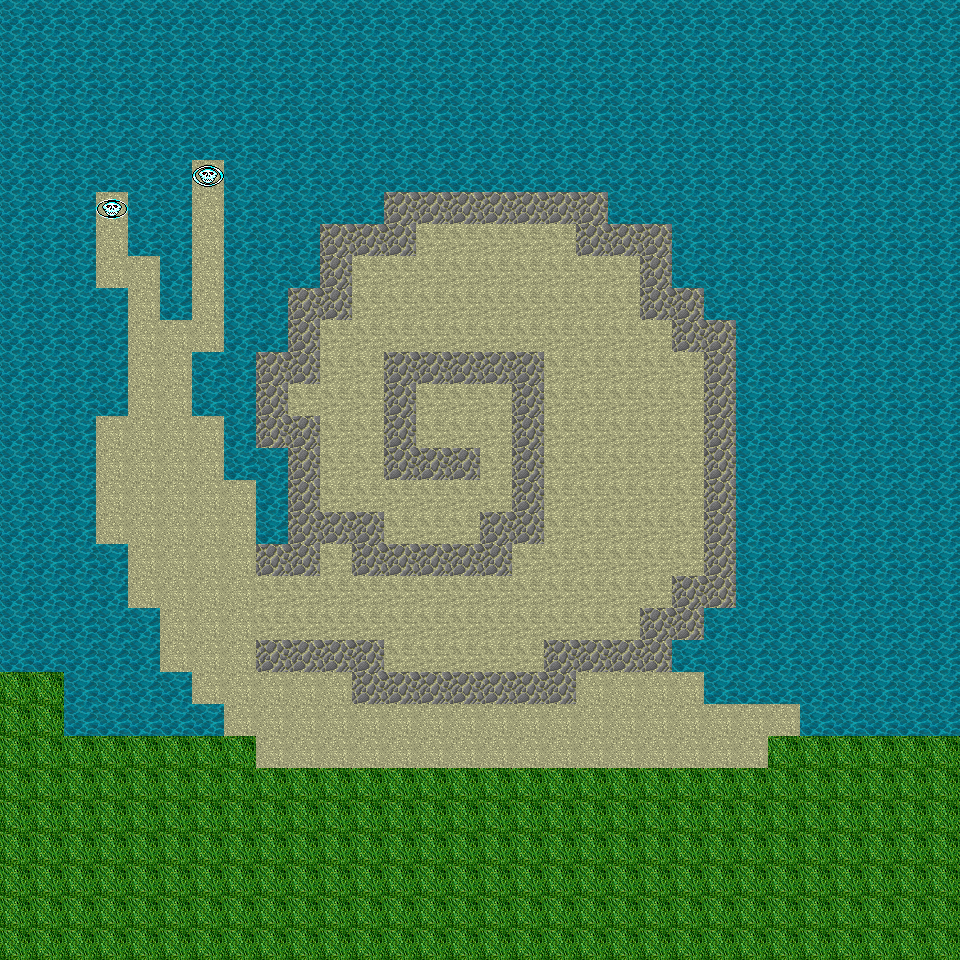

A level layout from a 2D game, rendered from its tile map. Below: a short description, then the map file with its tile-grid data intact:
An orthogonal 30x30 tile map with 32x32 px tiles, 2 tile layers (BG, Collision).

<map version="1.4" tiledversion="1.4.2" orientation="orthogonal" renderorder="right-down" width="30" height="30" tilewidth="32" tileheight="32" infinite="0" nextlayerid="3" nextobjectid="1">
 <tileset firstgid="1" source="background.tsx" />
 <layer id="2" name="BG" width="30" height="30">
  <data encoding="csv">
0,0,0,0,0,0,0,0,0,0,0,0,0,0,0,0,0,0,0,0,0,0,0,0,0,0,0,0,0,0,
0,0,0,0,0,0,0,0,0,0,0,0,0,0,0,0,0,0,0,0,0,0,0,0,0,0,0,0,0,0,
0,0,0,0,0,0,0,0,0,0,0,0,0,0,0,0,0,0,0,0,0,0,0,0,0,0,0,0,0,0,
0,0,0,0,0,0,0,0,0,0,0,0,0,0,0,0,0,0,0,0,0,0,0,0,0,0,0,0,0,0,
0,0,0,0,0,0,0,0,0,0,0,0,0,0,0,0,0,0,0,0,0,0,0,0,0,0,0,0,0,0,
0,0,0,0,0,0,249,0,0,0,0,0,0,0,0,0,0,0,0,0,0,0,0,0,0,0,0,0,0,0,
0,0,0,249,0,0,249,0,0,0,0,0,0,0,0,0,0,0,0,0,0,0,0,0,0,0,0,0,0,0,
0,0,0,249,0,0,249,0,0,0,0,0,0,247,247,247,247,247,0,0,0,0,0,0,0,0,0,0,0,0,
0,0,0,249,249,0,249,0,0,0,0,247,247,247,247,247,247,247,247,247,0,0,0,0,0,0,0,0,0,0,
0,0,0,0,249,0,249,0,0,0,0,247,247,247,247,247,247,247,247,247,0,0,0,0,0,0,0,0,0,0,
0,0,0,0,249,249,249,0,0,0,247,247,247,247,247,247,247,247,247,247,247,0,0,0,0,0,0,0,0,0,
0,0,0,0,249,249,0,0,0,0,247,247,0,0,0,0,0,247,247,247,247,247,0,0,0,0,0,0,0,0,
0,0,0,0,249,249,0,0,0,247,247,247,0,247,247,247,0,247,247,247,247,247,0,0,0,0,0,0,0,0,
0,0,0,249,249,249,249,0,0,0,247,247,0,247,247,247,0,247,247,247,247,247,0,0,0,0,0,0,0,0,
0,0,0,249,249,249,249,0,0,0,247,247,0,0,0,247,0,247,247,247,247,247,0,0,0,0,0,0,0,0,
0,0,0,249,249,249,249,249,0,0,247,247,247,247,247,247,0,247,247,247,247,247,0,0,0,0,0,0,0,0,
0,0,0,249,249,249,249,249,0,0,0,0,247,247,247,0,0,247,247,247,247,247,0,0,0,0,0,0,0,0,
0,0,0,0,249,249,249,249,0,0,247,0,0,0,0,0,247,247,247,247,247,247,0,0,0,0,0,0,0,0,
0,0,0,0,249,249,249,249,247,247,247,247,247,247,247,247,247,247,247,247,247,0,0,0,0,0,0,0,0,0,
0,0,0,0,0,249,249,249,247,247,247,247,247,247,247,247,247,247,247,247,0,0,0,0,0,0,0,0,0,0,
0,0,0,0,0,249,249,249,0,0,0,0,247,247,247,247,247,0,0,0,0,0,0,0,0,0,0,0,0,0,
210,210,0,0,0,0,249,249,249,249,249,0,0,0,0,0,0,0,249,249,249,249,0,0,0,0,0,0,0,0,
210,210,0,0,0,0,0,249,249,249,249,249,249,249,249,249,249,249,249,249,249,249,249,249,249,0,0,0,0,0,
210,210,210,210,210,210,210,210,249,249,249,249,249,249,249,249,249,249,249,249,249,249,249,249,210,210,210,210,210,210,
210,210,210,210,210,210,210,210,210,210,210,210,210,210,210,210,210,210,210,210,210,210,210,210,210,210,210,210,210,210,
210,210,210,210,210,210,210,210,210,210,210,210,210,210,210,210,210,210,210,210,210,210,210,210,210,210,210,210,210,210,
210,210,210,210,210,210,210,210,210,210,210,210,210,210,210,210,210,210,210,210,210,210,210,210,210,210,210,210,210,210,
210,210,210,210,210,210,210,210,210,210,210,210,210,210,210,210,210,210,210,210,210,210,210,210,210,210,210,210,210,210,
210,210,210,210,210,210,210,210,210,210,210,210,210,210,210,210,210,210,210,210,210,210,210,210,210,210,210,210,210,210,
210,210,210,210,210,210,210,210,210,210,210,210,210,210,210,210,210,210,210,210,210,210,210,210,210,210,210,210,210,210
</data>
 </layer>
 <layer id="1" name="Collision" width="30" height="30">
  <data encoding="csv">
1462,1462,1462,1462,1462,1462,1462,1462,1462,1462,1462,1462,1462,1462,1462,1462,1462,1462,1462,1462,1462,1462,1462,1462,1462,1462,1462,1462,1462,1462,
1462,1462,1462,1462,1462,1462,1462,1462,1462,1462,1462,1462,1462,1462,1462,1462,1462,1462,1462,1462,1462,1462,1462,1462,1462,1462,1462,1462,1462,1462,
1462,1462,1462,1462,1462,1462,1462,1462,1462,1462,1462,1462,1462,1462,1462,1462,1462,1462,1462,1462,1462,1462,1462,1462,1462,1462,1462,1462,1462,1462,
1462,1462,1462,1462,1462,1462,1462,1462,1462,1462,1462,1462,1462,1462,1462,1462,1462,1462,1462,1462,1462,1462,1462,1462,1462,1462,1462,1462,1462,1462,
1462,1462,1462,1462,1462,1462,1462,1462,1462,1462,1462,1462,1462,1462,1462,1462,1462,1462,1462,1462,1462,1462,1462,1462,1462,1462,1462,1462,1462,1462,
1462,1462,1462,1462,1462,1462,841,1462,1462,1462,1462,1462,1462,1462,1462,1462,1462,1462,1462,1462,1462,1462,1462,1462,1462,1462,1462,1462,1462,1462,
1462,1462,1462,840,1462,1462,0,1462,1462,1462,1462,1462,243,243,243,243,243,243,243,1462,1462,1462,1462,1462,1462,1462,1462,1462,1462,1462,
1462,1462,1462,0,1462,1462,0,1462,1462,1462,243,243,243,0,0,0,0,0,243,243,243,1462,1462,1462,1462,1462,1462,1462,1462,1462,
1462,1462,1462,0,0,1462,0,1462,1462,1462,243,0,0,0,0,0,0,0,0,0,243,1462,1462,1462,1462,1462,1462,1462,1462,1462,
1462,1462,1462,1462,0,1462,0,1462,1462,243,243,0,0,0,0,0,0,0,0,0,243,243,1462,1462,1462,1462,1462,1462,1462,1462,
1462,1462,1462,1462,0,0,0,1462,1462,243,0,0,0,0,0,0,0,0,0,0,0,243,243,1462,1462,1462,1462,1462,1462,1462,
1462,1462,1462,1462,0,0,1462,1462,243,243,0,0,243,243,243,243,243,0,0,0,0,0,243,1462,1462,1462,1462,1462,1462,1462,
1462,1462,1462,1462,0,0,1462,1462,243,0,0,0,243,0,0,0,243,0,0,0,0,0,243,1462,1462,1462,1462,1462,1462,1462,
1462,1462,1462,0,0,0,0,1462,243,243,0,0,243,0,0,0,243,0,0,0,0,0,243,1462,1462,1462,1462,1462,1462,1462,
1462,1462,1462,0,0,0,0,1462,1462,243,0,0,243,243,243,0,243,0,0,0,0,0,243,1462,1462,1462,1462,1462,1462,1462,
1462,1462,1462,0,0,0,0,0,1462,243,0,0,0,0,0,0,243,0,0,0,0,0,243,1462,1462,1462,1462,1462,1462,1462,
1462,1462,1462,0,0,0,0,0,1462,243,243,243,0,0,0,243,243,0,0,0,0,0,243,1462,1462,1462,1462,1462,1462,1462,
1462,1462,1462,1462,0,0,0,0,243,243,0,243,243,243,243,243,0,0,0,0,0,0,243,1462,1462,1462,1462,1462,1462,1462,
1462,1462,1462,1462,0,0,0,0,0,0,0,0,0,0,0,0,0,0,0,0,0,243,243,1462,1462,1462,1462,1462,1462,1462,
1462,1462,1462,1462,1462,0,0,0,0,0,0,0,0,0,0,0,0,0,0,0,243,243,1462,1462,1462,1462,1462,1462,1462,1462,
1462,1462,1462,1462,1462,0,0,0,243,243,243,243,0,0,0,0,0,243,243,243,243,1462,1462,1462,1462,1462,1462,1462,1462,1462,
0,0,1462,1462,1462,1462,0,0,0,0,0,243,243,243,243,243,243,243,0,0,0,0,1462,1462,1462,1462,1462,1462,1462,1462,
0,0,1462,1462,1462,1462,1462,0,0,0,0,0,0,0,0,0,0,0,0,0,0,0,0,0,0,1462,1462,1462,1462,1462,
0,0,0,0,0,0,0,0,0,0,0,0,0,0,0,0,0,0,0,0,0,0,0,0,0,0,0,0,0,0,
0,0,0,0,0,0,0,0,0,0,0,0,0,0,0,0,0,0,0,0,0,0,0,0,0,0,0,0,0,0,
0,0,0,0,0,0,0,0,0,0,0,0,0,0,0,0,0,0,0,0,0,0,0,0,0,0,0,0,0,0,
0,0,0,0,0,0,0,0,0,0,0,0,0,0,0,0,0,0,0,0,0,0,0,0,0,0,0,0,0,0,
0,0,0,0,0,0,0,0,0,0,0,0,0,0,0,0,0,0,0,0,0,0,0,0,0,0,0,0,0,0,
0,0,0,0,0,0,0,0,0,0,0,0,0,0,0,0,0,0,0,0,0,0,0,0,0,0,0,0,0,0,
0,0,0,0,0,0,0,0,0,0,0,0,0,0,0,0,0,0,0,0,0,0,0,0,0,0,0,0,0,0
</data>
 </layer>
</map>
